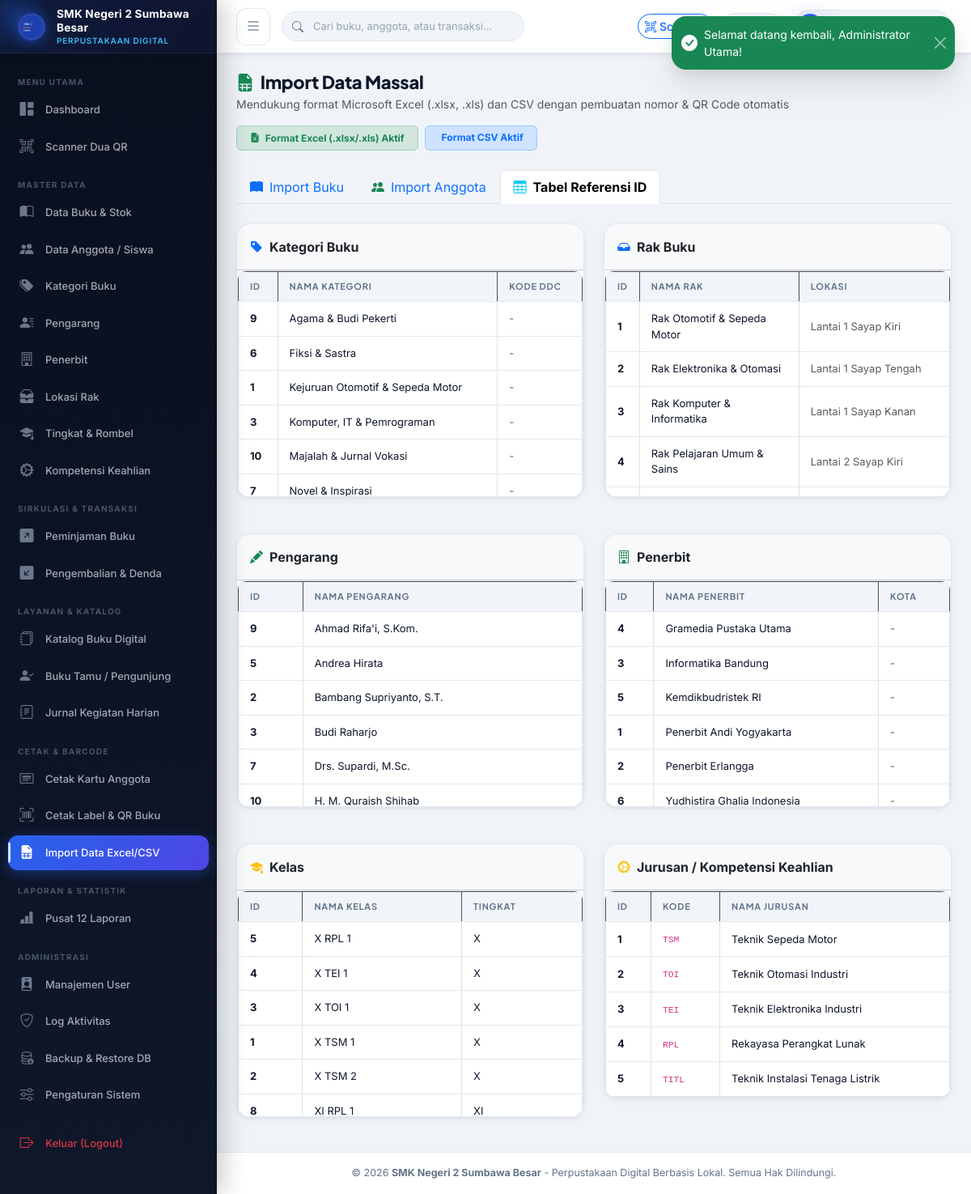
The page /index.php?page=import&tab=referensi (signed in) on the database its author committed.
### tables this page shows
CREATE TABLE `kategori_buku` (
  `id` INT AUTO_INCREMENT PRIMARY KEY,
  `kode_kategori` VARCHAR(20) NOT NULL UNIQUE,
  `nama_kategori` VARCHAR(100) NOT NULL,
  `deskripsi` VARCHAR(255) NULL
);

CREATE TABLE `rak` (
  `id` INT AUTO_INCREMENT PRIMARY KEY,
  `kode_rak` VARCHAR(20) NOT NULL UNIQUE,
  `nama_rak` VARCHAR(50) NOT NULL,
  `lokasi` VARCHAR(100) NOT NULL,
  `kapasitas` INT NOT NULL DEFAULT 100
);

CREATE TABLE `pengarang` (
  `id` INT AUTO_INCREMENT PRIMARY KEY,
  `nama_pengarang` VARCHAR(100) NOT NULL,
  `biografi` TEXT NULL
);

CREATE TABLE `penerbit` (
  `id` INT AUTO_INCREMENT PRIMARY KEY,
  `nama_penerbit` VARCHAR(100) NOT NULL,
  `alamat` VARCHAR(255) NULL,
  `kontak` VARCHAR(100) NULL
);

CREATE TABLE `kelas` (
  `id` INT AUTO_INCREMENT PRIMARY KEY,
  `tingkat` ENUM('X', 'XI', 'XII') NOT NULL,
  `jurusan_id` INT NOT NULL,
  `rombel` VARCHAR(10) NOT NULL DEFAULT '1',
  `nama_kelas` VARCHAR(50) NOT NULL,
  `created_at` DATETIME NOT NULL DEFAULT CURRENT_TIMESTAMP,
  INDEX `idx_jurusan_id` (`jurusan_id`),
  CONSTRAINT `fk_kelas_jurusan` FOREIGN KEY (`jurusan_id`) REFERENCES `jurusan` (`id`) ON UPDATE CASCADE
);

CREATE TABLE `jurusan` (
  `id` INT AUTO_INCREMENT PRIMARY KEY,
  `kode_jurusan` VARCHAR(20) NOT NULL UNIQUE,
  `nama_jurusan` VARCHAR(100) NOT NULL,
  `created_at` DATETIME NOT NULL DEFAULT CURRENT_TIMESTAMP
);

### views/import/index.php (the view, shortened to what the rows shown need)
<?php
require_once __DIR__ . '/../../models/Master.php';
$masterModel = new Master();
$kategoriList = $masterModel->getKategori();
$pengarangList = $masterModel->getPengarang();
$penerbitList  = $masterModel->getPenerbit();
$rakList       = $masterModel->getRak();
$kelasList     = $masterModel->getKelas();
$jurusanList   = $masterModel->getJurusan();
$tab = $_GET['tab'] ?? 'buku';
require_once __DIR__ . '/../layouts/header.php';
?>
<div class="main-content">
    <div class="page-container">
    <div class="d-flex flex-wrap align-items-center justify-content-between gap-3 mb-4">
        <div>
            <h1 class="page-title"><i class="bi bi-file-earmark-spreadsheet-fill text-success me-2"></i>Import Data Massal</h1>
        </div>
    </div>
    <?php if ($tab === 'buku'): ?>
    <div class="row g-4">
        <div class="col-lg-7">
            <div class="card card-custom">
                <div class="card-header bg-primary text-white py-3 d-flex align-items-center justify-content-between">
                    <strong><i class="bi bi-file-earmark-arrow-up-fill me-2"></i>Upload Excel / CSV - Data Buku</strong>
                    <span class="badge bg-white text-primary">Buku & Stok</span>
                </div>
                <div class="card-body">
                    <div class="alert alert-info small py-2 mb-3">
                        <i class="bi bi-info-circle-fill me-1"></i>
                        Kode buku, QR Code eksemplar fisik, dan barcode akan <strong>di-generate otomatis</strong> oleh sistem.
                        Gunakan ID relasi dari tab <a href="<?= base_url('index.php?page=import&tab=referensi') ?>" class="alert-link fw-bold">Tabel Referensi</a>.
                    </div>
                    <form method="POST" action="<?= base_url('index.php?page=import') ?>" enctype="multipart/form-data">
                        <?= csrf_field() ?>
                        <input type="hidden" name="import_type" value="buku">
                        <div class="mb-3">
                            <label class="form-label fw-semibold">Pilih File Excel / CSV Buku <span class="text-danger">*</span></label>
                            <input type="file" name="excel_file" accept=".xlsx,.xls,.csv,.txt" class="form-control form-control-lg" required id="bukuFileInput">
                            <div class="form-text small">
                                <i class="bi bi-check-circle text-success me-1"></i>Dukungan: <strong>Excel (.xlsx, .xls)</strong> dan <strong>CSV (.csv)</strong>.
                            </div>
                        </div>
                        <div id="fileStatusBuku" class="alert alert-success d-none py-2 px-3 small mb-3">
                            <i class="bi bi-file-earmark-check-fill me-1"></i>
                            <span id="fileStatusBukuText"></span>
                        </div>
                        <div id="csvPreviewBuku" class="d-none mb-3">
                            <label class="form-label fw-medium small">Pratinjau CSV (10 baris pertama):</label>
                            <div class="table-responsive border rounded" style="max-height:220px;overflow-y:auto;">
                                <table class="table table-sm table-bordered mb-0" id="previewTableBuku">
                                    <thead class="table-secondary">
                                        <tr>
                                            <th>ISBN</th><th>Judul</th><th>Pengarang ID</th><th>Penerbit ID</th>
                                            <th>Kategori ID</th><th>Rak ID</th><th>Tahun</th><th>Stok</th>
                                        </tr>
                                    </thead>
                                    <tbody id="previewBodyBuku"></tbody>
                                </table>
                            </div>
                        </div>
                        <button type="submit" class="btn btn-primary-custom px-4 py-2">
                            <i class="bi bi-cloud-arrow-up-fill me-2"></i> Mulai Import Data Buku
                        </button>
                    </form>
                </div>
            </div>
        </div>
        <div class="col-lg-5">
            <div class="card card-custom mb-4">
                <div class="card-header py-3 bg-light">
                    <strong><i class="bi bi-download me-2 text-success"></i>Download Template Buku</strong>
                </div>
                <div class="card-body">
                    <p class="small text-muted mb-3">Gunakan template resmi agar susunan kolom sesuai dengan pembaca otomatis sistem:</p>
                    <div class="d-flex flex-column gap-2 mb-3">
                        <a href="<?= base_url('index.php?page=import&download=template_buku_xlsx') ?>" class="btn btn-success d-flex align-items-center justify-content-center gap-2 py-2">
                            <i class="bi bi-file-earmark-excel-fill fs-5"></i>
                            <div class="text-start">
                                <div class="fw-bold">Download Template Excel (.xlsx)</div>
                                <small style="font-size: 11px; opacity: 0.9;">Format Excel modern (Rekomendasi)</small>
                            </div>
                        </a>
                        <a href="#" class="btn btn-outline-secondary d-flex align-items-center justify-content-center gap-2" onclick="downloadTemplate('buku'); return false;">
                            <i class="bi bi-file-earmark-csv fs-5"></i>
                            <span>Download Template CSV (.csv)</span>
                        </a>
                    </div>
                    <div class="mt-3 pt-3 border-top">
                        <h6 class="fw-bold small mb-2"><i class="bi bi-list-check me-1"></i>Urutan Kolom yang Diperlukan:</h6>
                        <ol class="small text-muted ps-3 mb-0" style="line-height: 1.6;">
                            <li><strong>ISBN</strong> - Nomor ISBN (opsional, boleh kosong)</li>
                            <li><strong>Judul</strong> - Judul buku <span class="text-danger">*</span></li>
                            <li><strong>Pengarang ID</strong> - Angka ID pengarang <span class="text-danger">*</span></li>
                            <li><strong>Penerbit ID</strong> - Angka ID penerbit <span class="text-danger">*</span></li>
                            <li><strong>Kategori ID</strong> - Angka ID kategori <span class="text-danger">*</span></li>
                            <li><strong>Rak ID</strong> - Angka ID rak lokasi <span class="text-danger">*</span></li>
                            <li><strong>Tahun Terbit</strong> - Contoh: 2024</li>
                            <li><strong>Stok Total</strong> - Jumlah buku fisik (default: 1)</li>
                        </ol>
                    </div>
                </div>
            </div>
        </div>
    </div>
    <?php elseif ($tab === 'referensi'): ?>
    <div class="row g-4">
        <div class="col-md-6">
            <div class="card card-custom">
                <div class="card-body p-0">
                    <div class="table-responsive" style="max-height: 280px;">
                        <table class="table table-sm table-hover table-bordered mb-0">
                            <thead class="table-dark"><tr><th>ID</th><th>Nama Kategori</th><th>Kode DDC</th></tr></thead>
                            <tbody>
                                <?php foreach ($kategoriList as $k): ?>
                                    <tr><td><strong><?= $k['id'] ?></strong></td><td><?= htmlspecialchars($k['nama_kategori']) ?></td><td class="text-muted"><?= htmlspecialchars($k['kode_ddc'] ?? '-') ?></td></tr>
                                <?php endforeach; ?>
                            </tbody>
                        </table>
                    </div>
                </div>
            </div>
        </div>
        <div class="col-md-6">
            <div class="card card-custom">
                <div class="card-body p-0">
                    <div class="table-responsive" style="max-height: 280px;">
                        <table class="table table-sm table-hover table-bordered mb-0">
                            <thead class="table-dark"><tr><th>ID</th><th>Nama Rak</th><th>Lokasi</th></tr></thead>
                            <tbody>
                                <?php foreach ($rakList as $r): ?>
                                    <tr><td><strong><?= $r['id'] ?></strong></td><td><?= htmlspecialchars($r['nama_rak']) ?></td><td class="text-muted"><?= htmlspecialchars($r['lokasi'] ?? '-') ?></td></tr>
                                <?php endforeach; ?>
                            </tbody>
                        </table>
                    </div>
                </div>
            </div>
        </div>
        <div class="col-md-6">
            <div class="card card-custom">
                <div class="card-body p-0">
                    <div class="table-responsive" style="max-height: 280px;">
                        <table class="table table-sm table-hover table-bordered mb-0">
                            <thead class="table-dark"><tr><th>ID</th><th>Nama Pengarang</th></tr></thead>
                            <tbody>
                                <?php foreach ($pengarangList as $p): ?>
                                    <tr><td><strong><?= $p['id'] ?></strong></td><td><?= htmlspecialchars($p['nama_pengarang']) ?></td></tr>
                                <?php endforeach; ?>
                            </tbody>
                        </table>
                    </div>
                </div>
            </div>
        </div>
        <div class="col-md-6">
            <div class="card card-custom">
                <div class="card-body p-0">
                    <div class="table-responsive" style="max-height: 280px;">
                        <table class="table table-sm table-hover table-bordered mb-0">
                            <thead class="table-dark"><tr><th>ID</th><th>Nama Penerbit</th><th>Kota</th></tr></thead>
                            <tbody>
                                <?php foreach ($penerbitList as $p): ?>
                                    <tr><td><strong><?= $p['id'] ?></strong></td><td><?= htmlspecialchars($p['nama_penerbit']) ?></td><td class="text-muted"><?= htmlspecialchars($p['kota'] ?? '-') ?></td></tr>
                                <?php endforeach; ?>
                            </tbody>
                        </table>
                    </div>
                </div>
            </div>
        </div>
        <div class="col-md-6">
            <div class="card card-custom">
                <div class="card-body p-0">
                    <div class="table-responsive" style="max-height: 280px;">
                        <table class="table table-sm table-hover table-bordered mb-0">
                            <thead class="table-dark"><tr><th>ID</th><th>Nama Kelas</th><th>Tingkat</th></tr></thead>
                            <tbody>
                                <?php foreach ($kelasList as $k): ?>
                                    <tr><td><strong><?= $k['id'] ?></strong></td><td><?= htmlspecialchars($k['nama_kelas']) ?></td><td><?= htmlspecialchars($k['tingkat']) ?></td></tr>
                                <?php endforeach; ?>
                            </tbody>
                        </table>
                    </div>
                </div>
            </div>
        </div>
        <div class="col-md-6">
            <div class="card card-custom">
                <div class="card-body p-0">
                    <div class="table-responsive" style="max-height: 280px;">
                        <table class="table table-sm table-hover table-bordered mb-0">
                            <thead class="table-dark"><tr><th>ID</th><th>Kode</th><th>Nama Jurusan</th></tr></thead>
                            <tbody>
                                <?php foreach ($jurusanList as $j): ?>
                                    <tr><td><strong><?= $j['id'] ?></strong></td><td><code><?= htmlspecialchars($j['kode_jurusan']) ?></code></td><td><?= htmlspecialchars($j['nama_jurusan']) ?></td></tr>
                                <?php endforeach; ?>
                            </tbody>
                        </table>
                    </div>
                </div>
            </div>
        </div>
    </div>
    <?php endif; ?>
    </div>
<?php require_once __DIR__ . '/../layouts/footer.php'; ?>

### rows shown on the page
kategori_buku: id "9", nama_kategori "Agama & Budi Pekerti", kode_ddc "-"
kategori_buku: id "6", nama_kategori "Fiksi & Sastra", kode_ddc "-"
kategori_buku: id "1", nama_kategori "Kejuruan Otomotif & Sepeda Motor", kode_ddc "-"
kategori_buku: id "3", nama_kategori "Komputer, IT & Pemrograman", kode_ddc "-"
kategori_buku: id "10", nama_kategori "Majalah & Jurnal Vokasi", kode_ddc "-"
kategori_buku: id "7", nama_kategori "Novel & Inspirasi", kode_ddc "-"
rak: id "1", nama_rak "Rak Otomotif & Sepeda Motor", lokasi "Lantai 1 Sayap Kiri"
rak: id "2", nama_rak "Rak Elektronika & Otomasi", lokasi "Lantai 1 Sayap Tengah"
rak: id "3", nama_rak "Rak Komputer & Informatika", lokasi "Lantai 1 Sayap Kanan"
rak: id "4", nama_rak "Rak Pelajaran Umum & Sains", lokasi "Lantai 2 Sayap Kiri"
pengarang: id "9", nama_pengarang "Ahmad Rifa'i, S.Kom."
pengarang: id "5", nama_pengarang "Andrea Hirata"
pengarang: id "2", nama_pengarang "Bambang Supriyanto, S.T."
pengarang: id "3", nama_pengarang "Budi Raharjo"
pengarang: id "7", nama_pengarang "Drs. Supardi, M.Sc."
pengarang: id "10", nama_pengarang "H. M. Quraish Shihab"
penerbit: id "4", nama_penerbit "Gramedia Pustaka Utama", kota "-"
penerbit: id "3", nama_penerbit "Informatika Bandung", kota "-"
penerbit: id "5", nama_penerbit "Kemdikbudristek RI", kota "-"
penerbit: id "1", nama_penerbit "Penerbit Andi Yogyakarta", kota "-"
penerbit: id "2", nama_penerbit "Penerbit Erlangga", kota "-"
penerbit: id "6", nama_penerbit "Yudhistira Ghalia Indonesia", kota "-"
kelas: id "5", nama_kelas "X RPL 1", tingkat "X"
kelas: id "4", nama_kelas "X TEI 1", tingkat "X"
kelas: id "3", nama_kelas "X TOI 1", tingkat "X"
kelas: id "1", nama_kelas "X TSM 1", tingkat "X"
kelas: id "2", nama_kelas "X TSM 2", tingkat "X"
kelas: id "8", nama_kelas "XI RPL 1", tingkat "XI"
jurusan: id "1", kode_jurusan "TSM", nama_jurusan "Teknik Sepeda Motor"
jurusan: id "2", kode_jurusan "TOI", nama_jurusan "Teknik Otomasi Industri"
jurusan: id "3", kode_jurusan "TEI", nama_jurusan "Teknik Elektronika Industri"
jurusan: id "4", kode_jurusan "RPL", nama_jurusan "Rekayasa Perangkat Lunak"
jurusan: id "5", kode_jurusan "TITL", nama_jurusan "Teknik Instalasi Tenaga Listrik"

### other values the page prints
$sidebarSchoolName "SMK Negeri 2 Sumbawa Besar"
$schoolName "SMK Negeri 2 Sumbawa Besar"
